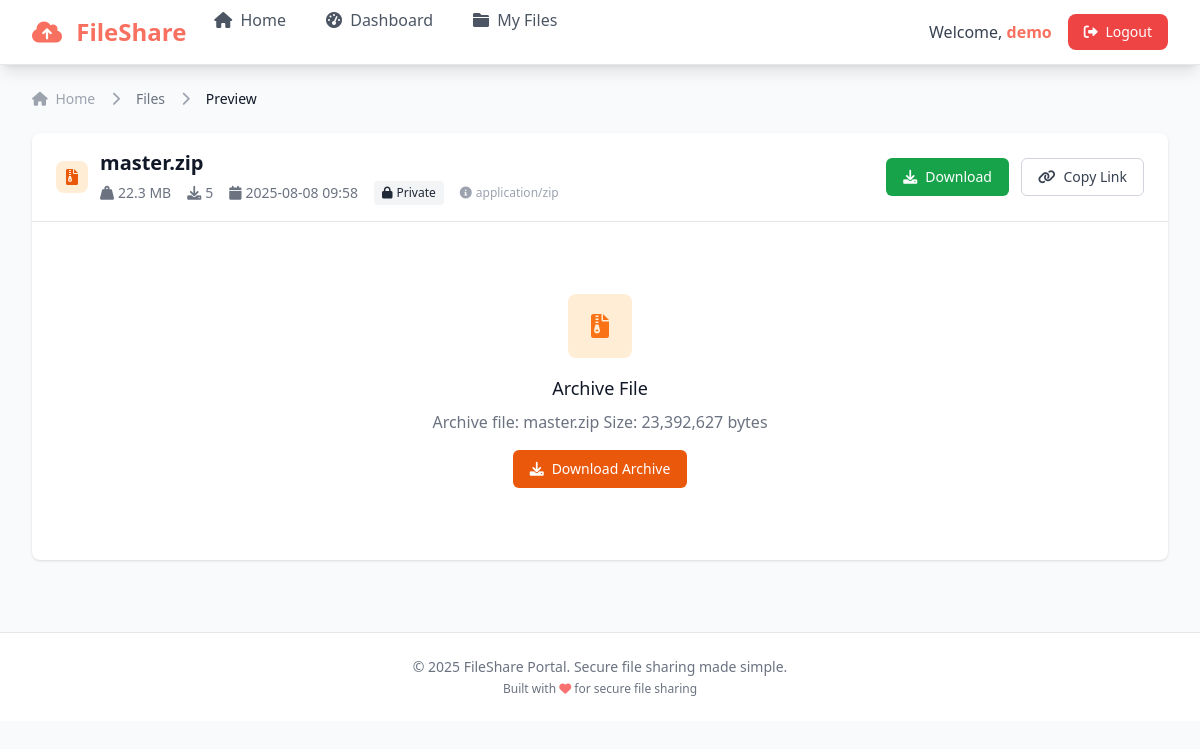
Page /files/preview/7a5c7a84-80ae-42c3-b51a-ab79dee4cc60 (signed in) on the committed database.
### app/db/models.py (models this page shows)
class User(Base):
    __tablename__ = "users"
    id = Column(Integer, primary_key=True, index=True)
    username = Column(String, unique=True, index=True, nullable=False)
    hashed_password = Column(String, nullable=False)
    is_active = Column(Boolean, default=True)
    created_at = Column(DateTime, default=datetime.utcnow)
    last_login = Column(DateTime)
    files = relationship("File", back_populates="owner")

class File(Base):
    __tablename__ = "files"
    id = Column(Integer, primary_key=True, index=True)
    file_id = Column(String, unique=True, index=True, nullable=False)
    filename = Column(String, nullable=False)
    original_filename = Column(String, nullable=False)
    path = Column(String, nullable=False)
    file_size = Column(BigInteger)
    content_type = Column(String)
    upload_time = Column(DateTime, default=datetime.utcnow)
    ttl = Column(Integer, default=0)  # 0 means no expiry
    download_count = Column(Integer, default=0)
    is_active = Column(Boolean, default=True)
    is_public = Column(Boolean, default=False)  # New field for public/private sharing
    owner_id = Column(Integer, ForeignKey("users.id"))
    owner = relationship("User", back_populates="files")

### app/api/routers/files.py (the view)
@router.get("/preview/{file_id}", response_class=HTMLResponse, name="preview_file")
async def preview_file(
    request: Request,
    file_id: str,
    db: Session = Depends(get_db),
    current_user: Optional[User] = Depends(get_current_user_optional)
):
    try:
        user_id = current_user.id if current_user else None
        preview = file_service.get_file_preview(db, file_id, user_id)
        return templates.TemplateResponse(
            "preview.html", {
                "request": request,
                "preview": preview,
                "user": current_user
            }
        )
    except HTTPException as e:
        return templates.TemplateResponse(
            "error.html", {
                "request": request,
                "error": e.detail,
                "user": current_user
            }
        )

### templates/preview.html (shortened to what this page needs)
{% extends "layout.html" %}
{% block content %}
<div class="px-4 sm:px-6 lg:px-0">
    <div class="mb-4 sm:mb-6">
        <nav class="flex" aria-label="Breadcrumb">
            <ol class="flex items-center space-x-2 sm:space-x-4 text-xs sm:text-sm">
                <li>
                    <div>
                        <a href="/" class="text-gray-400 hover:text-gray-500">
                            <i class="fas fa-home"></i>
                            <span class="sr-only sm:not-sr-only sm:ml-1">Home</span>
                        </a>
                    </div>
                </li>
                <li>
                    <div class="flex items-center">
                        <i class="fas fa-chevron-right text-gray-400 mr-2 sm:mr-4"></i>
                        <a href="/files" class="font-medium text-gray-500 hover:text-gray-700">Files</a>
                    </div>
                </li>
                <li>
                    <div class="flex items-center">
                        <i class="fas fa-chevron-right text-gray-400 mr-2 sm:mr-4"></i>
                        <span class="font-medium text-gray-900">Preview</span>
                    </div>
                </li>
            </ol>
        </nav>
    </div>
    <div class="bg-white shadow rounded-lg">
        <div class="px-4 sm:px-6 py-4 border-b border-gray-200">
            <div class="flex flex-col sm:flex-row sm:items-center sm:justify-between space-y-4 sm:space-y-0">
                <div class="flex items-start sm:items-center">
                    <div class="flex-shrink-0 mr-3">
                        {% if preview.preview_type == 'image' %}
                            <div class="h-8 w-8 bg-green-100 rounded-lg flex items-center justify-center">
                                <i class="fas fa-image text-green-600"></i>
                            </div>
                        {% elif preview.preview_type == 'pdf' %}
                            <div class="h-8 w-8 bg-red-100 rounded-lg flex items-center justify-center">
                                <i class="fas fa-file-pdf text-red-600"></i>
                            </div>
                        {% elif preview.preview_type == 'video' %}
                            <div class="h-8 w-8 bg-purple-100 rounded-lg flex items-center justify-center">
                                <i class="fas fa-video text-purple-600"></i>
                            </div>
                        {% elif preview.preview_type == 'audio' %}
                            <div class="h-8 w-8 bg-yellow-100 rounded-lg flex items-center justify-center">
                                <i class="fas fa-music text-yellow-600"></i>
                            </div>
                        {% elif preview.preview_type == 'archive' %}
                            <div class="h-8 w-8 bg-orange-100 rounded-lg flex items-center justify-center">
                                <i class="fas fa-file-archive text-orange-600"></i>
                            </div>
                        {% elif preview.preview_type == 'office' %}
                            <div class="h-8 w-8 bg-indigo-100 rounded-lg flex items-center justify-center">
                                <i class="fas fa-file-word text-indigo-600"></i>
                            </div>
                        {% else %}
                            <div class="h-8 w-8 bg-gray-100 rounded-lg flex items-center justify-center">
                                <i class="fas fa-file text-gray-600"></i>
                            </div>
                        {% endif %}
                    </div>
                    <div class="min-w-0">
                        <h1 class="text-lg sm:text-xl font-semibold text-gray-900 break-words">{{ preview.original_filename }}</h1>
                        <div class="flex flex-wrap items-center mt-1 text-xs sm:text-sm text-gray-500 gap-2 sm:gap-4">
                            <span class="inline-flex items-center">
                                <i class="fas fa-weight-hanging mr-1"></i>
                                {% if preview.file_size > 1024*1024 %}
                                    {{ "%.1f"|format(preview.file_size / (1024*1024)) }} MB
                                {% elif preview.file_size > 1024 %}
                                    {{ "%.1f"|format(preview.file_size / 1024) }} KB
                                {% else %}
                                    {{ preview.file_size }} B
                                {% endif %}
                            </span>
                            <span class="inline-flex items-center">
                                <i class="fas fa-download mr-1"></i>
                                {{ preview.download_count }}
                            </span>
                            <span class="inline-flex items-center">
                                <i class="fas fa-calendar mr-1"></i>
                                <span class="hidden sm:inline">{{ preview.upload_time.strftime('%Y-%m-%d %H:%M') }}</span>
                            </span>
                            <span>
                                {% if preview.is_public %}
                                    <span class="inline-flex items-center px-2 py-1 rounded text-xs font-medium bg-green-100 text-green-800">
                                        <i class="fas fa-globe mr-1"></i>Public
                                    </span>
                                {% else %}
                                    <span class="inline-flex items-center px-2 py-1 rounded text-xs font-medium bg-gray-100 text-gray-800">
                                        <i class="fas fa-lock mr-1"></i>Private
                                    </span>
                                {% endif %}
                            </span>
                            {% if preview.content_type %}
                                <span class="hidden sm:inline-flex items-center text-xs text-gray-400">
                                    <i class="fas fa-info-circle mr-1"></i>
                                    {{ preview.content_type }}
                                </span>
                            {% endif %}
                        </div>
                    </div>
                </div>
                <div class="flex flex-col sm:flex-row items-stretch sm:items-center space-y-2 sm:space-y-0 sm:space-x-3">
                    <a href="/files/download/{{ preview.file_id }}"
                       class="inline-flex items-center justify-center px-4 py-2 border border-transparent text-sm font-medium rounded-md text-white bg-green-600 hover:bg-green-700 transition-colors">
                        <i class="fas fa-download mr-2"></i>
                        Download
                    </a>
                    <button data-copy-url="{{ request.url_for('download_file', file_id=preview.file_id) }}"
                            onclick="copyToClipboard(this.dataset.copyUrl)"
                            class="inline-flex items-center justify-center px-4 py-2 border border-gray-300 text-sm font-medium rounded-md text-gray-700 bg-white hover:bg-gray-50 transition-colors">
                        <i class="fas fa-link mr-2"></i>
                        Copy Link
                    </button>
                </div>
            </div>
        </div>
        <div class="p-4 sm:p-6">
            {% if preview.can_preview %}
                {% if preview.preview_type == 'image' %}
                    <div class="text-center">
                        <img src="/files/download/{{ preview.file_id }}"
                             alt="{{ preview.original_filename }}"
                             class="max-w-full h-auto rounded-lg shadow-lg mx-auto"
                             style="max-height: 60vh; max-height: 80vh;">
                    </div>
                {% elif preview.preview_type == 'archive' %}
                    <div class="text-center py-8 sm:py-12">
                        <div class="h-12 w-12 sm:h-16 sm:w-16 bg-orange-100 rounded-lg flex items-center justify-center mx-auto mb-4">
                            <i class="fas fa-file-archive text-orange-500 text-xl sm:text-2xl"></i>
                        </div>
                        <h3 class="text-base sm:text-lg font-medium text-gray-900 mb-2">Archive File</h3>
                        <p class="text-sm sm:text-base text-gray-500 mb-4 px-4">{{ preview.preview_content or "Download to extract and view contents" }}</p>
                        <a href="/files/download/{{ preview.file_id }}"
                           class="inline-flex items-center px-4 py-2 border border-transparent text-sm font-medium rounded-md text-white bg-orange-600 hover:bg-orange-700 transition-colors">
                            <i class="fas fa-download mr-2"></i>
                            Download Archive
                        </a>
                    </div>
                {% endif %}
            {% endif %}
        </div>
    </div>
</div>
{% endblock %}

### templates/layout.html (shortened to what this page needs)
<!DOCTYPE html>
<html lang="en" class="h-full">
<head>
    <script src="https://cdn.tailwindcss.com"></script>
    <link rel="stylesheet" href="https://cdnjs.cloudflare.com/ajax/libs/font-awesome/6.0.0/css/all.min.css">
</head>
<body class="h-full bg-gray-50">
    <nav class="bg-white shadow-lg border-b border-gray-200">
        <div class="max-w-7xl mx-auto px-4 sm:px-6 lg:px-8">
            <div class="flex justify-between h-16">
                <div class="flex">
                    <div class="flex-shrink-0 flex items-center">
                        <a href="/" class="text-xl lg:text-2xl font-bold text-primary hover:text-coral-dark transition-colors">
                            <i class="fas fa-cloud-upload-alt mr-2"></i>
                            <span class="hidden sm:inline">FileShare</span>
                        </a>
                    </div>
                    {% if user %}
                    <div class="hidden md:ml-6 md:flex md:space-x-8">
                        <a href="/" class="nav-link border-transparent text-gray-600 hover:text-primary whitespace-nowrap py-2 px-1 border-b-2 font-medium text-sm lg:text-base">
                            <i class="fas fa-home mr-1"></i> Home
                        </a>
                        <a href="/dashboard" class="nav-link border-transparent text-gray-600 hover:text-primary whitespace-nowrap py-2 px-1 border-b-2 font-medium text-sm lg:text-base">
                            <i class="fas fa-tachometer-alt mr-1"></i> Dashboard
                        </a>
                        <a href="/files" class="nav-link border-transparent text-gray-600 hover:text-primary whitespace-nowrap py-2 px-1 border-b-2 font-medium text-sm lg:text-base">
                            <i class="fas fa-folder mr-1"></i> My Files
                        </a>
                    </div>
                    {% endif %}
                </div>
                <div class="hidden md:ml-6 md:flex md:items-center space-x-4">
                    {% if user %}
                        <span class="text-gray-700 text-sm lg:text-base">Welcome, <strong class="text-primary">{{ user.username }}</strong></span>
                        <a href="/logout" class="bg-red-500 hover:bg-red-600 text-white px-3 lg:px-4 py-2 rounded-lg text-sm font-medium transition-all duration-200 hover:shadow-md">
                            <i class="fas fa-sign-out-alt mr-1"></i>
                            <span class="hidden lg:inline">Logout</span>
                        </a>
                    {% endif %}
                </div>
            </div>
        </div>
    </nav>
    <main class="max-w-7xl mx-auto py-4 lg:py-6 px-4 sm:px-6 lg:px-8">
        {% block content %}{% endblock %}
    </main>
    <footer class="bg-white border-t border-gray-200 mt-8 lg:mt-12">
        <div class="max-w-7xl mx-auto py-4 lg:py-6 px-4 sm:px-6 lg:px-8">
            <div class="text-center text-gray-500 text-xs sm:text-sm">
                <p>&copy; 2025 FileShare Portal. Secure file sharing made simple.</p>
                <p class="mt-1 text-xs">Built with <i class="fas fa-heart text-red-400"></i> for secure file sharing</p>
            </div>
        </div>
    </footer>
</body>
</html>

### templates/layout.html (style rules this page uses)
.nav-link { position: relative; transition: all 0.2s ease; }
.nav-link::after { content: ''; position: absolute; width: 0; height: 2px; bottom: -2px; left: 50%; background: #F87060; transition: all 0.3s ease; transform: translateX(-50%); }

### rows in the picture
User: username "demo"
File: original_filename "master.zip", preview.file_size/(1024*1024) "22.3", upload_time "2025-08-08 09:58", content_type "application/zip"

### other values in the picture
{{ preview.download_count }} "5"
{{ preview.preview_content or "Download to extract and view contents" }} "Archive file: master.zip Size: 23,392,627 bytes"
